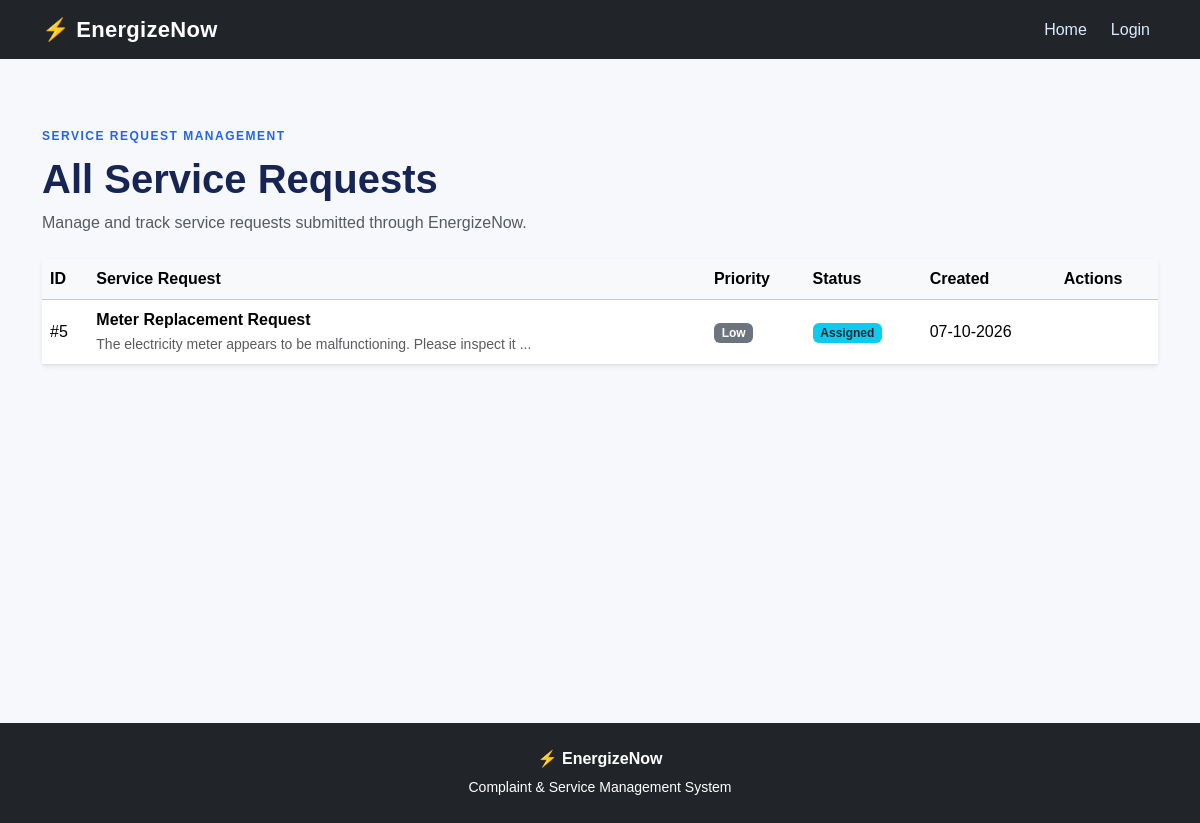
/admin/service-requests, run on the app's committed database.
### models/service_request.py (models this page shows, shortened)
class ServiceRequest(db.Model):
    __tablename__ = "service_requests"
    id = db.Column(
        db.Integer,
        primary_key=True
    )
    title = db.Column(
        db.String(200),
        nullable=False
    )
    description = db.Column(
        db.Text,
        nullable=False
    )
    status = db.Column(
        db.String(30),
        nullable=False,
        default="New"
    )
    priority = db.Column(
        db.String(20),
        nullable=False,
        default="Medium"
    )
    created_at = db.Column(
        db.DateTime,
        default=datetime.utcnow
    )
    updated_at = db.Column(
        db.DateTime,
        default=datetime.utcnow,
        onupdate=datetime.utcnow
    )
    resolution = db.Column(
        db.Text
    )
    customer_id = db.Column(
        db.Integer,
        db.ForeignKey("users.id"),
        nullable=False
    )
    assigned_to = db.Column(
        db.Integer,
        db.ForeignKey("users.id"),
        nullable=True
    )

### routes/service_requests.py (the view)
@service_requests_bp.route(
    "/admin/service-requests"
)
@role_required("admin")
def admin_service_requests():
    service_requests = ServiceRequest.query.order_by(
        ServiceRequest.created_at.desc()
    ).all()
    return render_template(
        "service_requests/list.html",
        service_requests=service_requests,
        page_title="All Service Requests",
        admin_view=True
    )

### templates/service_requests/list.html (shortened to what this page needs)
{% extends "base.html" %}
{% block content %}
<div class="container py-5">
    <div class="d-flex justify-content-between align-items-center mb-4">
        <div>
            <span class="page-label">
                SERVICE REQUEST MANAGEMENT
            </span>
            <h1 class="fw-bold mt-2">
                {{ page_title }}
            </h1>
            <p class="text-muted mb-0">
                Manage and track service requests submitted through EnergizeNow.
            </p>
        </div>
    </div>
    <div class="card shadow-sm border-0">
        <div class="card-body p-0">
            {% if service_requests %}
            <div class="table-responsive">
                <table class="table table-hover align-middle mb-0">
                    <thead class="table-light">
                        <tr>
                            <th>
                                ID
                            </th>
                            <th>
                                Service Request
                            </th>
                            <th>
                                Priority
                            </th>
                            <th>
                                Status
                            </th>
                            <th>
                                Created
                            </th>
                            <th>
                                Actions
                            </th>
                        </tr>
                    </thead>
                    <tbody>
                        {% for request in service_requests %}
                        <tr>
                            <td>
                                #{{ request.id }}
                            </td>
                            <td>
                                <strong>
                                    {{ request.title }}
                                </strong>
                                <br>
                                <small class="text-muted">
                                    {{ request.description[:70] }}
                                    {% if request.description|length > 70 %}
                                    ...
                                    {% endif %}
                                </small>
                            </td>
                            <td>
                                {% if request.priority == "High" %}
                                <span class="badge bg-danger">
                                    High
                                </span>
                                {% elif request.priority == "Medium" %}
                                <span class="badge bg-warning text-dark">
                                    Medium
                                </span>
                                {% else %}
                                <span class="badge bg-secondary">
                                    Low
                                </span>
                                {% endif %}
                            </td>
                            <td>
                                {% if request.status == "New" %}
                                <span class="badge bg-primary">
                                    New
                                </span>
                                {% elif request.status == "Assigned" %}
                                <span class="badge bg-info text-dark">
                                    Assigned
                                </span>
                                {% elif request.status == "In Progress" %}
                                <span class="badge bg-warning text-dark">
                                    In Progress
                                </span>
                                {% elif request.status == "Resolved" %}
                                <span class="badge bg-success">
                                    Resolved
                                </span>
                                {% else %}
                                <span class="badge bg-secondary">
                                    {{ request.status }}
                                </span>
                                {% endif %}
                            </td>
                            <td>
                                {% if request.created_at %}
                                {{ request.created_at.strftime("%d-%m-%Y") }}
                                {% else %}
                                -
                                {% endif %}
                            </td>
                            <td>
                            </td>
                        </tr>
                        {% endfor %}
                    </tbody>
                </table>
            </div>
            {% endif %}
        </div>
    </div>
</div>
{% endblock %}

### static/css/style.css (style rules this page uses)
body { background: #f6f8fc; color: #172554; font-family: Arial, Helvetica, sans-serif; }
.section-heading span, .page-label { color: #2563eb; font-size: 12px; font-weight: 700; letter-spacing: 1.5px; }

### data on the page
ServiceRequest: id "5", title "Meter Replacement Request", description "The electricity meter appears to be malfunctioning. Please inspect it", priority "Low", status "Assigned", created_at "07-10-2026"

### other printed values
{{ page_title }} "All Service Requests"
